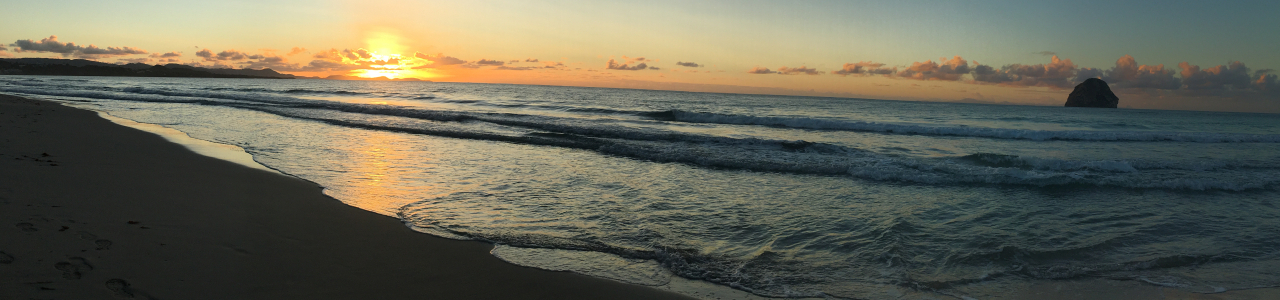
#> input picture Init/Mer/aba13.jpeg, 1280 x 300 px; its folder holds 4 pictures in this run
$ python cc2.py
#> lines starting #> are read from the running program, lines starting #| are printed output that depends on the picture
#Fichier implémentant des algorithmes KNN , vector machine ....
from sklearn.neighbors import NearestNeighbors
import numpy as np
import os
import joblib
from PIL import Image
import pandas as pd
from sklearn.naive_bayes import GaussianNB
from sklearn.ensemble import RandomForestClassifier
from sklearn.metrics import accuracy_score, confusion_matrix
from sklearn.model_selection import cross_val_score
import numpy as np
import shutil
from sklearn.svm import SVC
from sklearn.preprocessing import StandardScaler
from sklearn.pipeline import Pipeline

def buildSampleFromPath(path1, path2):
#> called with path1 = 'Init/Mer', path2 = 'Init/Ailleurs'
    h = 250
    l = 250
    S = []
    for filename in os.listdir(path1):
        file_path = os.path.join(path1, filename)

        img = Image.open(file_path).convert("RGB")
#> img is the input picture: PIL image 1280x300 RGB; mean R, G, B 100.1, 100, 85.5
        img_resized = resizeImage(img, h, l)
#> in resizeImage, `return i.resize((l, h))`:
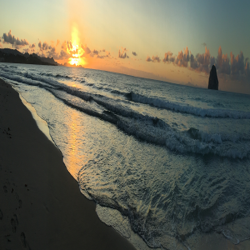
#> returned value: PIL image 250x250 RGB; mean R, G, B 100.1, 100, 85.5
        histo = computeHisto(img_resized)
#> in cropBottomThird, `return img.crop((0, 2 * h // 3, w, h))`:
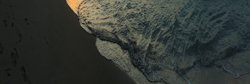
#> returned value: PIL image 250x84 RGB; mean R, G, B 51.2, 56.4, 52.1
#> histo = 768 values, max 1228 at index 31, min 0 at index 0, mean 82.03

        image_dict = {
            "name_path": file_path,
            "resized_image": img_resized,
            "X_histo": histo,
            "y_true_class": +1,
            "y_predicted_class": None
        }

        S.append(image_dict)
        img.close()
#> pass 2 of the loop in buildSampleFromPath, `for filename in os.listdir(path1):`:
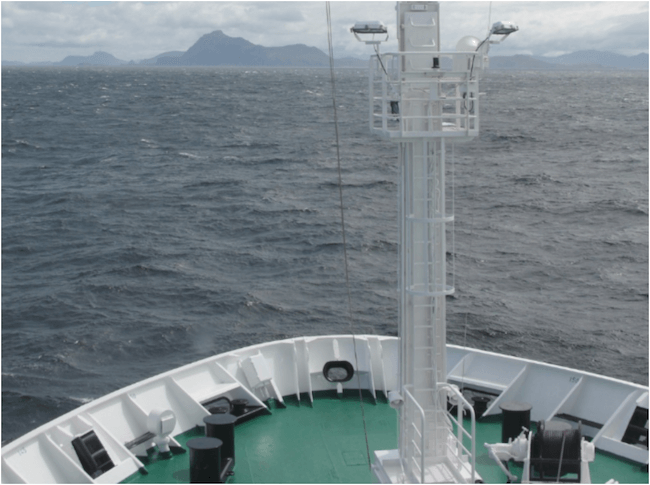
#> input picture Init/Mer/aq9ooh1.png, 650 x 485 px
#> in buildSampleFromPath, img is the input picture: PIL image 650x485 RGB; mean R, G, B 119.8, 130.2, 135.4
#> in resizeImage (call 2), `return i.resize((l, h))`:
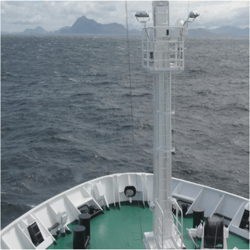
#> returned value: PIL image 250x250 RGB; mean R, G, B 119.7, 130.1, 135.3
#> in cropBottomThird (call 2), `return img.crop((0, 2 * h // 3, w, h))`:
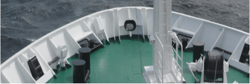
#> returned value: PIL image 250x84 RGB; mean R, G, B 115, 128.2, 130.1
#> histo = 768 values, max 357 at index 86, min 0 at index 0, mean 82.03
#> pass 3 of the loop in buildSampleFromPath, `for filename in os.listdir(path1):`:
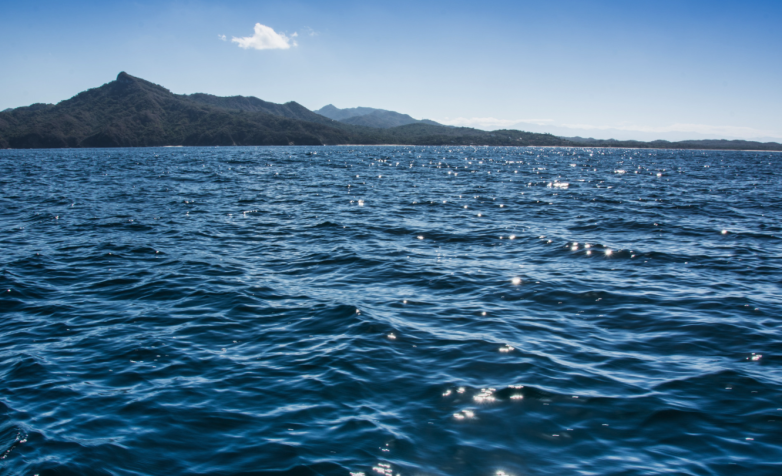
#> input picture Init/Mer/ar54ff.png, 782 x 476 px
#> img: PIL image 782x476 RGB
#> in resizeImage (call 3), `return i.resize((l, h))`:
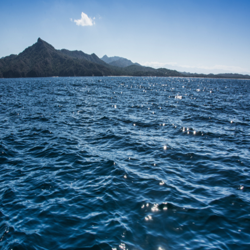
#> returned value: PIL image 250x250 RGB; mean R, G, B 73.4, 112.3, 142.2
#> in cropBottomThird (call 3), `return img.crop((0, 2 * h // 3, w, h))`:
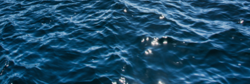
#> returned value: PIL image 250x84 RGB; mean R, G, B 27.3, 75.2, 104.6
#> histo = 768 values, max 2586 at index 3, min 0 at index 167, mean 82.03
#> the loop made 4 passes; the first 3 are shown

#> (the run stopped early here; a loop or call above may not have finished)
